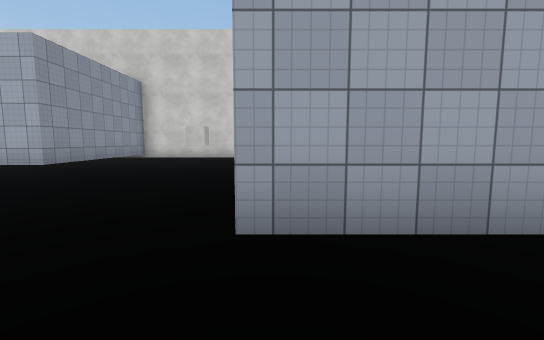
view 1 (above)

24 first-person views from a walk through a scene from a Unity 3-D project. The camera is 1.3 m above the floor, tilts 6° down and sees 90° across. The floor is counted in squares, 2 m on a side. Each view is taken from the middle of a square. On the plan, view 1 faces up. The plan holds only what a view shows up to about 9 squares ahead; the rest is blank. The place goes on beyond the plan. The player is left out. Surface patterns are stand-ins for the level's own textures.

view 2
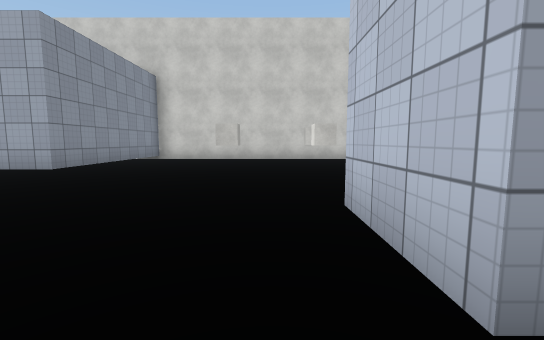

view 3
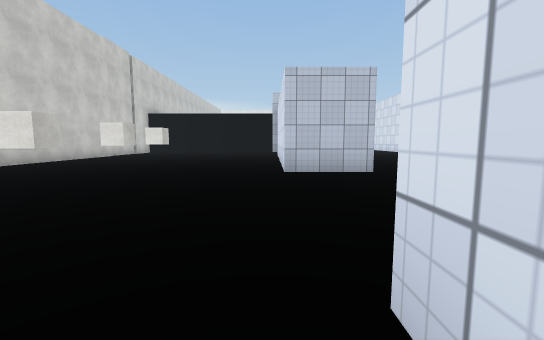

view 4
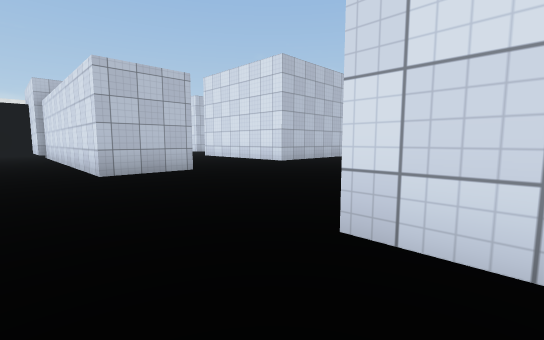

view 5
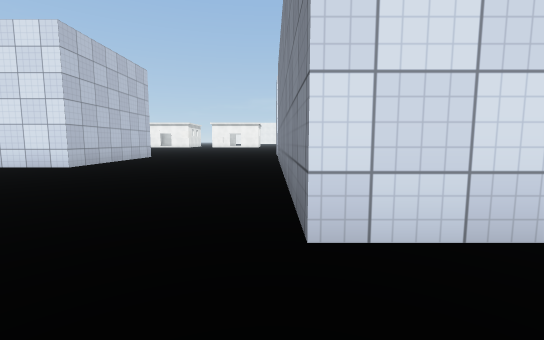

view 6
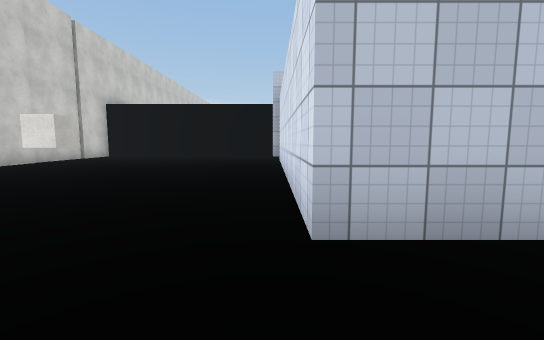

view 7
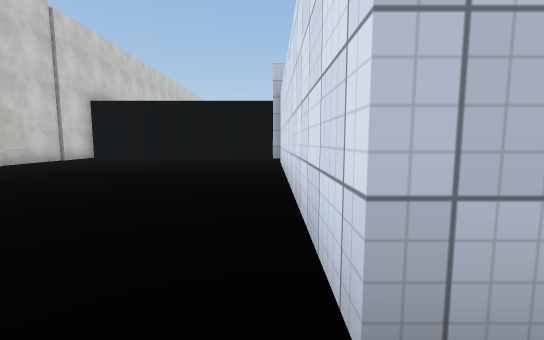

view 8
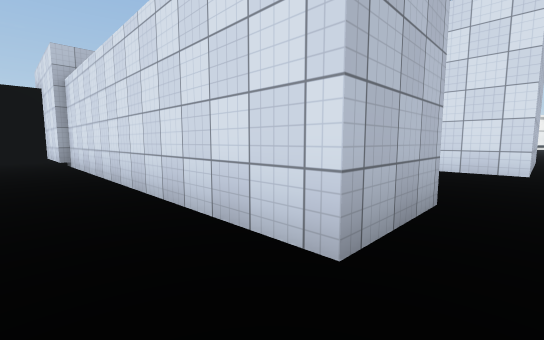

view 9
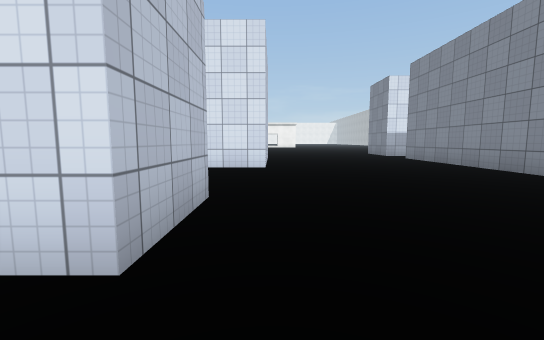

view 10
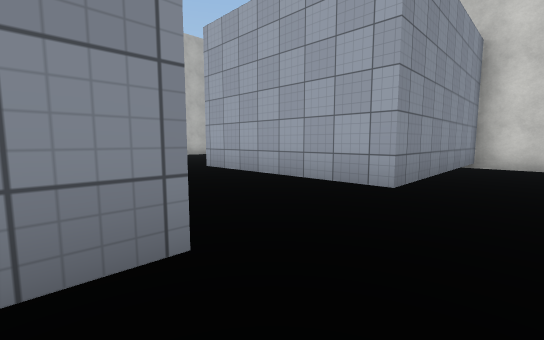

view 11
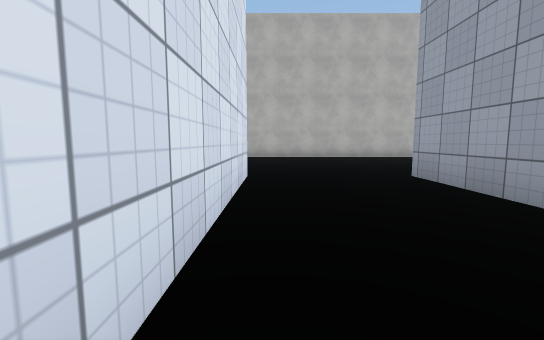

view 12
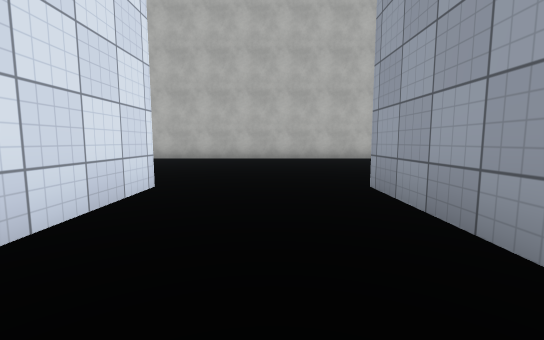

view 13
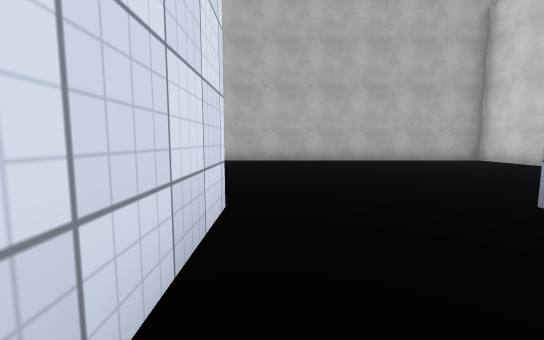

view 14
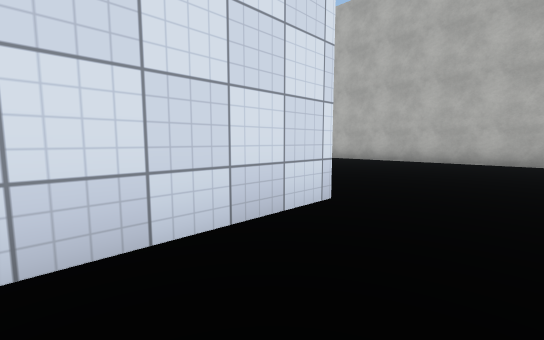

view 15
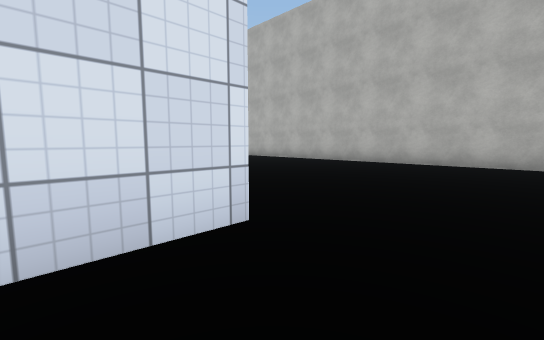

view 16
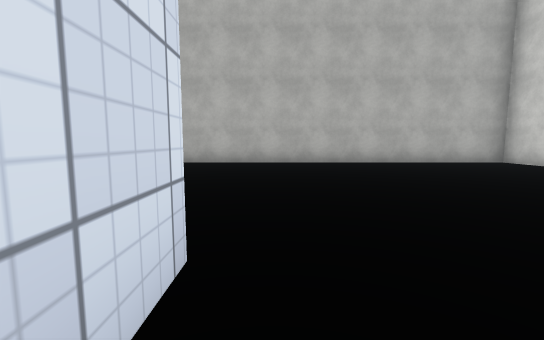

view 17
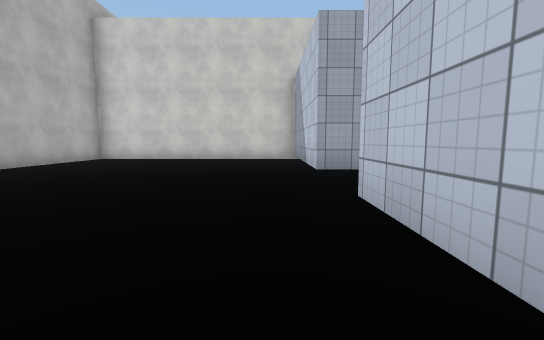

view 18
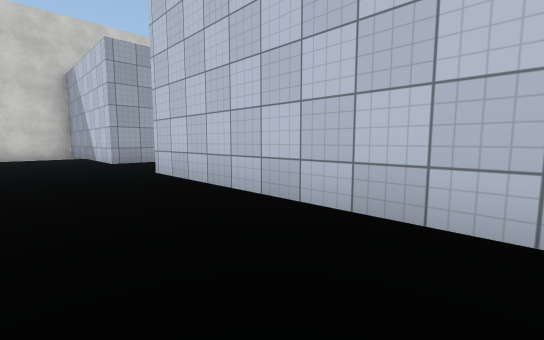

view 19
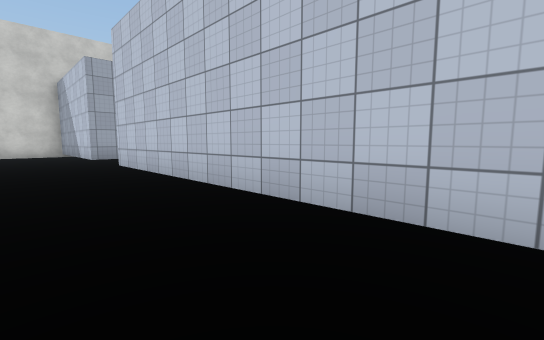

view 20
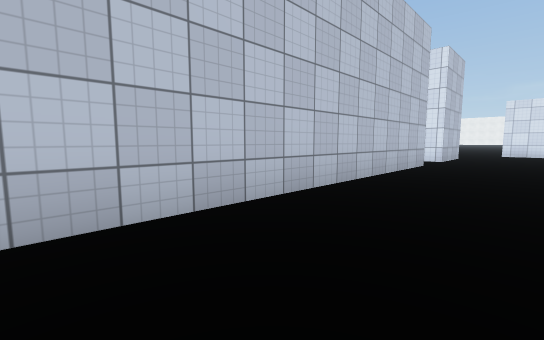

view 21
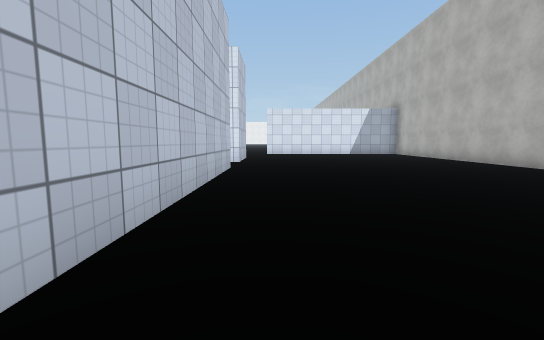

view 22
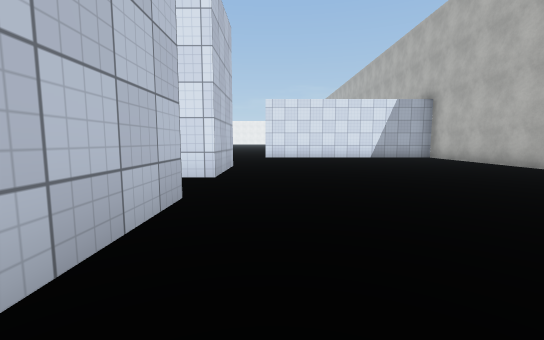

view 23
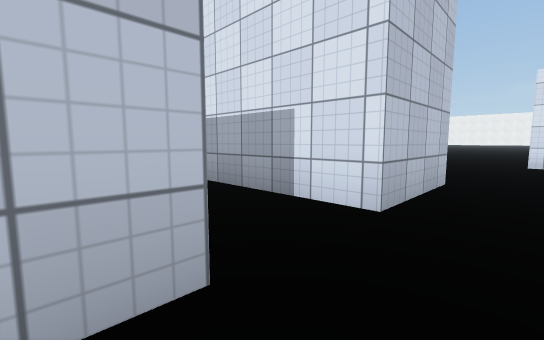

view 24
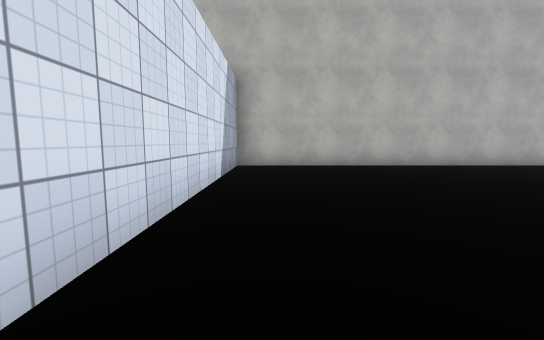

### Floor plan
Points are (right, up) in squares from view 1. A wall is a line through its corners. A room is listed if a view was taken in it or the views show most of it. See-through windows are left out.
Room 1 (view 1)
walls: (2, 1.8) (-0.3, 1.8); (-0.9, -0.5) (1.4, -0.5)
ways out: opening at (-1.5, 0.5) to room 2
Room 2 (views 2, 3, 4, 5, 6, 7, 8, 9, 10, 11, 12, 13, 14, 15, 16, 17, 18, 19, 20, 21, 22, 23, 24)
walls: (-0.9, -4.4) (-0.9, -0.5); (-9.2, -7) (-9.2, -5) (-6.8, -5); (-0.3, 1.8) (-0.3, 3.6) (7.5, 3.6); (-9.2, -3.6) (-9.2, 3.6) (-5.2, 3.6) (-5.2, -3.6); (7.4, 4) (9.9, 4) (9.9, 5); (-16.4, -3.6) (-16.4, -11.9) (-9.6, -11.9); (-5.2, 10.5) (-5.2, 6.2) (-9.2, 6.2) (-9.2, 10); (-16.4, 10.5) (-16.4, 0.5)
ways out: opening at (-1.5, 0.5) to room 1
objects: other object (-2, 7); other object (0, 7); other object (0, 9); other object (2, 7)

Where each view was taken, in squares from view 1:
view 1: 0 up, 0 right, facing up
view 2: 1 up, 1 left, facing up
view 3: 4 up, 6 left, facing right
view 4: 5 up, 6 left, facing down-right
view 5: 5 up, 5 left, facing down
view 6: 4 up, 2 left, facing right
view 7: 4 up, 1 left, facing right
view 8: 5 up, 1 left, facing down-right
view 9: 5 up, 1 left, facing down
view 10: 3 up, 4 left, facing up-left
view 11: 4 up, 5 left, facing left
view 12: 5 up, 6 left, facing left
view 13: 4 up, 7 left, facing left
view 14: 5 up, 7 left, facing down-left
view 15: 5 up, 8 left, facing down-left
view 16: 4 up, 8 left, facing left
view 17: 1 up, 10 left, facing up
view 18: 1 down, 11 left, facing up-right
view 19: 3 down, 11 left, facing up-right
view 20: 3 up, 11 left, facing down-right
view 21: 2 up, 10 left, facing down
view 22: 1 down, 10 left, facing down
view 23: 3 down, 10 left, facing down-right
view 24: 11 down, 9 left, facing left
